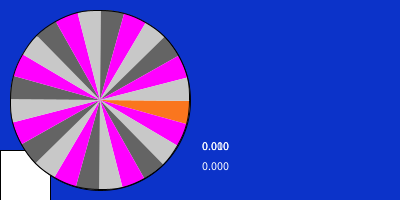
Frame 1 (no input)
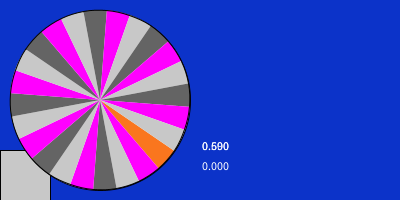
Frame 60 (the mouse pressed at the canvas centre just before this capture)
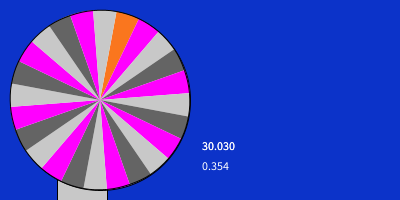
Frame 120 (the mouse held since frame 60 and released just before this capture)

The Processing sketch that drew these frames (run headless with seeded random() and noise(); from frame 60 on, the mouse is pressed at the canvas centre):

// Processing sketch: week16
// ── week16.pde
void setup(){
  size(400,200);
}
float start=0,v,x=0;
void mousePressed(){
    v=random(1);
  }
void draw()
{
  background(#0C33C9);
  if(v>0.001){
    start+=v;
    v*=0.99;
    x+=v*2;
  }
  rect(x,150,50,50);
  fill(255); text(start,200,150); text(v,200,170);
  ellipse(100,100,180,180);///同心圓
  ///     圓心  寬,高
  if(start<10) start+=0.01;
  fill(255); text(start, 200,150);
  
  for(int i=0; i<24 ;i++)
  {
    float shift=i*PI/12;
    if(i%3==0) fill(100);
    if(i%3==1) fill(#FF00FF);
    if(i%3==2) fill(200);
    if(i==0) fill(#FA761E);
  arc(100,100,180,180, shift+0+start,shift+PI/12+start);
   ///同心  寬,高 開始 結束
  }
}
